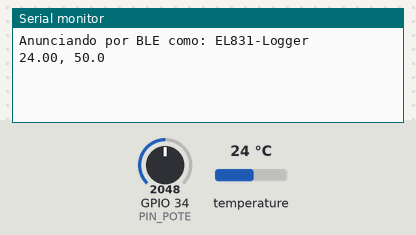
Recording of a program running on a simulated ESP32. Shown: the last lines printed to the serial monitor. The inputs (shaded band) are chosen by the test bench; at power-on: temperature 24 °C, GPIO 34 (PIN_POTE) = 2048. Random numbers use the default seed unless the program sets one; nothing arrives over Bluetooth unless stated; a phone connects over Bluetooth LE 3 s after start.

Above: at 1.5 s.
1.6 s: temperature set to 12 °C
At 4.0 s:
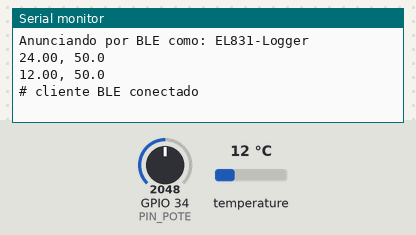
4.5 s: GPIO 34 (PIN_POTE) set to 2866
At 5.5 s:
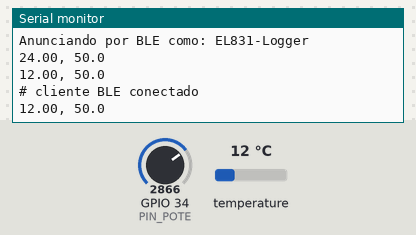
6.0 s: temperature set to 19 °C
At 7.2 s:
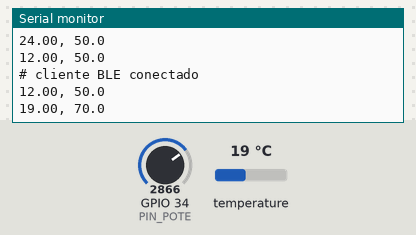
7.5 s: GPIO 34 (PIN_POTE) set to 3603
At 8.7 s:
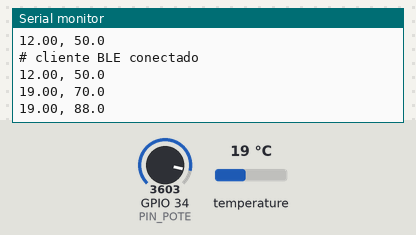
Timing chart, 0 to 10.0 s (numbered marks = the images above; inputs shaded):
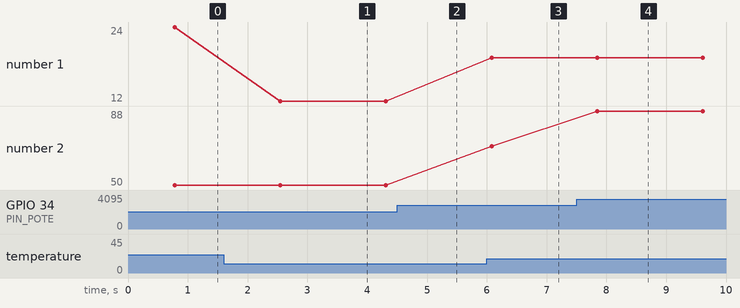

The program:

main.cpp
```cpp
/*
    ─────────────────────────────────────────────────────────────────────

    MATERIA: EL831 Instrumentación Electrónica

    ─────────────────────────────────────────────────────────────────────

    MÓDULO:      Datalogger Web para ESP32
    PROYECTO:    01 - Logger BLE (Web Bluetooth) · 2 canales
    HARDWARE:    Familia ESP32
                 DS18B20: DATA en GPIO 4, pull-up 4,7 kΩ a 3V3
                 Potenciómetro: extremos a 3V3 y GND, cursor a GPIO 34 (clásico) / GPIO 3 (C3) — ADC1
    FRAMEWORK:   Arduino / PlatformIO

    DESCRIPCIÓN:
    El ESP32 publica DOS canales por Bluetooth Low Energy, en el servicio
    estándar "Environmental Sensing" (0x181A), uno por característica:

        0x2A6E Temperature   → sint16, centésimas de °C, little-endian
        0x2B04 Percentage 8  → uint8, resolución 0,5 % (valor = % × 2)

    La app web (docs/ del repo, servida por GitHub Pages) se suscribe a
    las notificaciones de ambas y registra los pares. Agregar un canal =
    agregar una característica: esa es la gracia de GATT.

    El potenciómetro se lee con analogReadMilliVolts() (ADC1: GPIO 34 no
    pelea con la radio). La misma medición sale por serie, como testigo.
    Con SIMULAR = true no hace falta ningún sensor.

    ─────────────────────────────────────────────────────────────────────
*/

#include <Arduino.h>
#include <BLEDevice.h>
#include <BLEServer.h>
#include <BLE2902.h>
#include <OneWire.h>
#include <DallasTemperature.h>

// ---------- identidad BLE ----------
const char* NOMBRE_BLE = "EL831-Logger";         // cambiar por grupo: EL831-G3
static BLEUUID UUID_SERVICIO((uint16_t)0x181A);     // Environmental Sensing
static BLEUUID UUID_TEMPERATURA((uint16_t)0x2A6E);  // Temperature (sint16, 0,01 °C)
static BLEUUID UUID_PORCENTAJE((uint16_t)0x2B04);   // Percentage 8 (uint8, 0,5 %)

// ---------- modo de trabajo ----------
const bool SIMULAR = false;        // true: señales simuladas sin hardware

// ---------- hardware ----------
const int PIN_DS18B20 = 4;         // DATA del DS18B20 (pull-up 4,7 kΩ a 3V3)
// cursor del pote — SIEMPRE un pin de ADC1 (con la radio encendida ADC2 no anda)
#ifdef CONFIG_IDF_TARGET_ESP32C3
const int PIN_POTE = 3;            // ESP32-C3: ADC1_CH3 (GPIO 34 no existe aca)
#else
const int PIN_POTE = 34;           // ESP32 clasico: ADC1_CH6
#endif
const int N_PROM_ADC  = 16;        // muestras promediadas del ADC

OneWire oneWire(PIN_DS18B20);
DallasTemperature sensores(&oneWire);

BLECharacteristic* caracTemp = nullptr;
BLECharacteristic* caracPote = nullptr;
volatile bool hayCliente = false;

class Conexiones : public BLEServerCallbacks {
  void onConnect(BLEServer*) override {
    hayCliente = true;
    Serial.println("# cliente BLE conectado");
  }
  void onDisconnect(BLEServer* srv) override {
    hayCliente = false;
    Serial.println("# cliente BLE desconectado — vuelvo a anunciar");
    srv->getAdvertising()->start();   // volver a ser visible
  }
};

float medirTemperaturaC() {
  if (SIMULAR) {
    // temperatura que oscila 25 ± 3 °C en ~1 minuto, con ruido
    float fase = (millis() % 60000UL) / 60000.0 * TWO_PI;
    return 25.0 + 3.0 * sin(fase) + random(-10, 11) * 0.01;
  }
  sensores.requestTemperatures();
  float t = sensores.getTempCByIndex(0);
  if (t < -100) return NAN;        // -127: sensor no detectado
  return t;
}

float medirPotePct() {
  if (SIMULAR) {
    // rampa triangular 0..100 % en ~90 s, con un poco de ruido
    unsigned long f = millis() % 90000UL;
    float pct = (f < 45000) ? f / 450.0 : (90000 - f) / 450.0;
    return constrain(pct + random(-10, 11) * 0.05, 0.0, 100.0);
  }
  float suma_mv = 0;
  for (int i = 0; i < N_PROM_ADC; i++) suma_mv += analogReadMilliVolts(PIN_POTE);
  float pct = (suma_mv / N_PROM_ADC) / 3300.0 * 100.0;
  return constrain(pct, 0.0, 100.0);
}

void setup() {
  Serial.begin(115200);
  sensores.begin();
  analogSetPinAttenuation(PIN_POTE, ADC_11db);   // rango completo del ADC

  BLEDevice::init(NOMBRE_BLE);
  BLEServer* servidor = BLEDevice::createServer();
  servidor->setCallbacks(new Conexiones());

  BLEService* servicio = servidor->createService(UUID_SERVICIO);
  caracTemp = servicio->createCharacteristic(
      UUID_TEMPERATURA,
      BLECharacteristic::PROPERTY_READ | BLECharacteristic::PROPERTY_NOTIFY);
  caracTemp->addDescriptor(new BLE2902());   // CCCD: habilita suscripciones
  caracPote = servicio->createCharacteristic(
      UUID_PORCENTAJE,
      BLECharacteristic::PROPERTY_READ | BLECharacteristic::PROPERTY_NOTIFY);
  caracPote->addDescriptor(new BLE2902());
  servicio->start();

  BLEAdvertising* anuncio = BLEDevice::getAdvertising();
  anuncio->addServiceUUID(UUID_SERVICIO);    // la app filtra por este servicio
  anuncio->setScanResponse(true);
  anuncio->start();

  Serial.print("Anunciando por BLE como: ");
  Serial.println(NOMBRE_BLE);
}

void loop() {
  float t    = medirTemperaturaC();
  float pote = medirPotePct();

  if (isnan(t)) {
    Serial.println("ERROR: DS18B20 no detectado — revisar conexion y pull-up");
  } else {
    // testigo por serie: temp_c, pote_pct
    Serial.print(t, 2);
    Serial.print(", ");
    Serial.println(pote, 1);

    // 0x2B04: uint8 con resolución 0,5 % → valor = % × 2
    uint8_t medios = (uint8_t)lroundf(pote * 2.0f);
    caracPote->setValue(&medios, 1);
    if (hayCliente) caracPote->notify();

    // 0x2A6E: sint16, centésimas de °C, little-endian
    // (se notifica último: la app registra el par al llegar la temperatura)
    int16_t centesimas = (int16_t)lroundf(t * 100.0f);
    caracTemp->setValue((uint8_t*)&centesimas, sizeof(centesimas));
    if (hayCliente) caracTemp->notify();
  }
  delay(1000);
}
```

Measured:
- after the input at 1.6 s, the serial monitor: prints a new line after 0.95 s (image 1)
- after the input at 6.0 s, the serial monitor: prints a new line after 0.08 s (image 3)
- after the input at 7.5 s, the serial monitor: prints a new line after 0.35 s (image 4)
- plotted number 1: 24 → 12 after the input at 1.6 s, 12 → 19 after the input at 6.0 s
- plotted number 2: 70 → 88 after the input at 7.5 s
